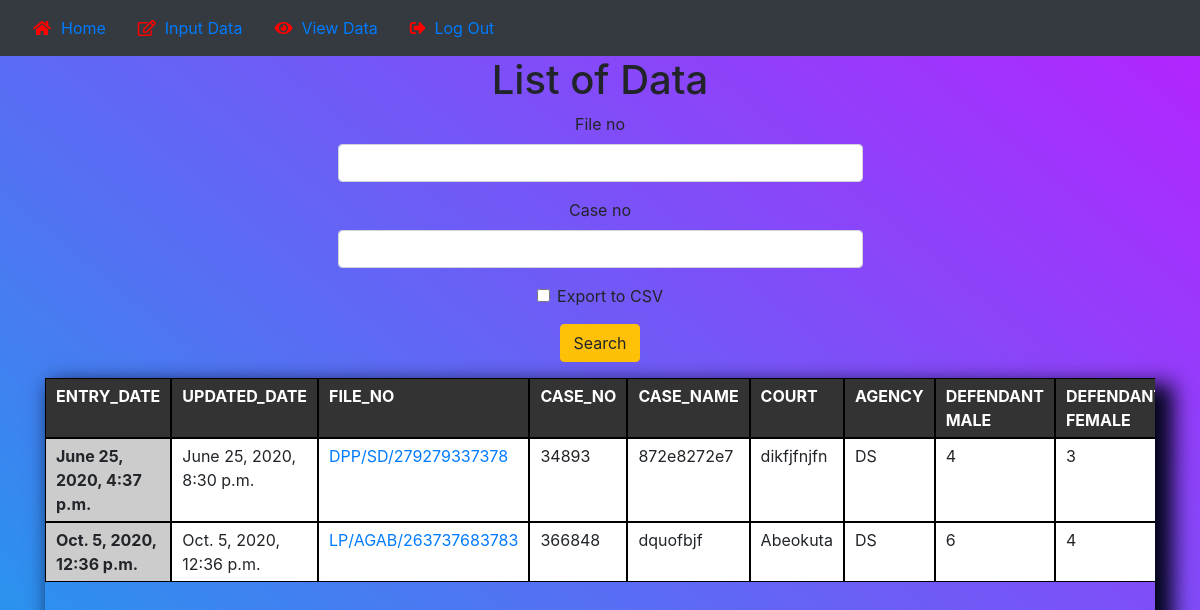
Page /view-infopage/ (signed in) on the committed database.
### logbook_app/models.py (models this page shows, shortened)
class AttorneyModel(models.Model):
    NCS = 'NS'
    POLICE = 'PL'
    DSS = 'DS'
    OTHERS = 'OT'
    AGENCY_CHOICE = [
        (NCS, 'NCS'),
        (POLICE, 'Police'),
        (DSS, 'DSS'),
        (OTHERS, 'Others'),
    ]
    YES = 'YS'
    NO = 'NO'
    TF_CHOICE = [
        (YES, 'Yes'),
        (NO, 'No'),
    ]
    COURT_DID_NOT_SIT = 'CDN'
    ABSENT_PROSECUTION = 'ABP'
    ABSENT_COUNSEL = 'AC'
    ABSENT_DEFENDANT = 'AD'
    PROSECUTION_NOT_READY = 'PNR'
    REQUEST_PROSECUTION = 'PR'
    REQUEST_COUNSEL = 'RC'
    HEARD = 'HD'
    NOT_HEARD = 'NHD'
    ADJOURNMENT_CHOICE = [
        (COURT_DID_NOT_SIT, 'Court Did Not Sit'),
        (ABSENT_PROSECUTION, 'Absent Prosecution'),
        (ABSENT_COUNSEL, 'Absent Defence Counsel'),
        (ABSENT_DEFENDANT, 'Absent Defendant'),
        (PROSECUTION_NOT_READY, 'Prosecution Not Ready'),
        (REQUEST_PROSECUTION, 'Request Prosecution'),
        (REQUEST_COUNSEL, 'Request Counsel'),
        (HEARD, 'Heard'),
        (NOT_HEARD, 'Not Heard'),
    ]
    AWAITING_DPP_ADVICE = 'ADA'
    AWAITING_FILING_CHARGES = 'AFC'
    ARRAIGNMENT = 'AR'
    COMMENCEMENT_OF_TRIAL = 'CT'
    TRIAL_ONGOING = 'TO'
    TRIAL_WITHIN_TRIAL_ONGOING = 'TWTO'
    JUDGEMENT = 'JG'
    PROCEEDINGS_CHOICE = [
        (AWAITING_DPP_ADVICE, 'Awaiting DPP Legal Advice'),
        (AWAITING_FILING_CHARGES, 'Awaiting Filing of Charges/Information'),
        (ARRAIGNMENT, 'Arraignment'),
        (COMMENCEMENT_OF_TRIAL, 'Commencement of Trial'),
        (TRIAL_ONGOING, 'Trial Ongoing'),
        (TRIAL_WITHIN_TRIAL_ONGOING, 'Trial-within-Trial ongoing'),
        (JUDGEMENT, 'Judgment and Sentencing'),
    ]
    CONVICTION = 'CN'
    ACQUITTAL = 'AC'
    STRUCK_OUT = 'SO'
    DISMISSAL = 'DS'
    DISCHARGE_CHOICE = [
        (CONVICTION, 'Conviction'),
        (ACQUITTAL, 'Acquittal'),
        (STRUCK_OUT, 'Struck Out– Want Of Diligent Prosecution'),
        (DISMISSAL, 'Dismissal– No Case Submission'),
    ]
    entry_date = models.DateTimeField(auto_now_add=True, auto_now=False)
    updated_date = models.DateTimeField(auto_now_add=False, auto_now=True)
    file_no = models.CharField(max_length=25, blank=True)
    case_no = models.CharField(max_length=25, blank=True)
    case_name = models.CharField(max_length=25, blank=True)
    court = models.CharField(max_length=15, blank=True)
    agency = models.CharField(max_length=4, choices=AGENCY_CHOICE)
    no_defendant_male = models.IntegerField()
    no_defendant_female = models.IntegerField()
    no_underage_male = models.IntegerField()
    no_underage_female = models.IntegerField()
    no_pwds_male = models.IntegerField()
    no_pwds_female = models.IntegerField()
    counsel_name = models.CharField(max_length=150)
    counsel_telephone = models.CharField(max_length=14)
    adjourn_date = models.DateField(auto_now_add=False, auto_now=False, blank=True, null=True)
    reason_for_adjournment = models.CharField(max_length=4, choices=ADJOURNMENT_CHOICE)
    stage_of_proceedings = models.CharField(max_length=4, choices=PROCEEDINGS_CHOICE)
    is_defendant_in_custody = models.CharField(max_length=2, choices=TF_CHOICE)
    has_bail_been_revoked = models.CharField(max_length=2, choices=TF_CHOICE)
    disposal = models.CharField(max_length=2, choices=DISCHARGE_CHOICE)
    lead_counsel = models.CharField(max_length=200)
    entry_made_by = models.CharField(max_length=200)
    entry_updated_by = models.CharField(max_length=200)
    export_to_CSV = models.BooleanField(default=False)

### logbook_app/views.py (the view, shortened to what this page needs)
# urls.py: path('view-infopage/', views.view_info, name='view_info'),
@login_required
def view_info(request):
    title = 'List of Data'
    queryset = AttorneyModel.objects.all()
    form = AttorneySearchForm(request.POST)
    context = {
                    "title": title,
                    "queryset": queryset,
                    "form": form,
                    }
    return render(request, 'view-info.html', context)

### logbook_app/forms.py
class AttorneySearchForm(forms.ModelForm):
    class Meta():
        model = AttorneyModel
        fields = ['file_no', 'case_no', 'export_to_CSV']

### template/view-info.html (shortened to what this page needs)
{% load static %}
{% load crispy_forms_tags %}
<!DOCTYPE html>
<html lang="en">
<head>
    <link rel="stylesheet" href="{% static 'css/bootstrap.min.css' %}">
    <link rel="stylesheet" href="{% static 'css/data.css' %}">
    <link rel="stylesheet" href="https://use.fontawesome.com/releases/v5.3.1/css/all.css"
>
</head>
<body class="data">
{% block content %}
{% include 'navnew.html' %}
    <div class="container">
            <h1>{{title}}</h1>
            <center>
              <form action= "" method="POST" action="" class="col-6">
              <table>
                {{ form|crispy }}
              </table>
              <input class= "btn btn-warning mb-3" type="submit" value="Search">
            </form>
            </center>
            <div id="table-scroll" class="table-scroll mb-4">
              <table id="main-table" class="main-table">
                <thead>
                  <tr>
                    <th scope="col">ENTRY_DATE</th>
                    <th scope="col">UPDATED_DATE</th>
                    <th scope="col">FILE_NO</th>
                    <th scope="col">CASE_NO</th>
                    <th scope="col">CASE_NAME</th>
                    <th scope="col">COURT</th>
                    <th scope="col">AGENCY</th>
                    <th scope="col">DEFENDANT MALE</th>
                    <th scope="col">DEFENDANT FEMALE</th>
                  </tr>
                </thead>
                {% for instance in queryset %}
                <tbody>
                  <tr>
                    <th>{{instance.entry_date}}</th>
                      <td>{{instance.updated_date}}</td>
                      <td><a href="{% url 'logbook_app:edit_info' id=instance.id %}">{{instance.file_no}}</td>
                        <td>{{instance.case_no}}</td>
                        <td>{{instance.case_name}}</td>
                        <td>{{instance.court}}</td>
                        <td>{{instance.agency}}</td>
                        <td>{{instance.no_defendant_male}}</td>
                        <td>{{instance.no_defendant_female}}</td>
                  </tr>
                </tbody>
                {% endfor %}
              </table>
        </div>
    </div>
{% endblock %}
</body>
</html>

### static/css/data.css (style rules this page uses)
html { box-sizing: border-box; }
*, *:before, *:after { box-sizing: inherit; }
body.data { background: linear-gradient(to top right, #08aeea 0%, #b721ff 100%); }
h1 { text-align: center; }
.table-scroll { position: relative; width:100%; z-index: 1; margin: auto; overflow: auto; height: 600px; box-shadow: 12px 12px 20px 6px rgb(3, 5, 27); }
.table-scroll table { width: 100%; min-width: 1280px; margin: auto; border-collapse: separate; border-spacing: 0; }
.table-scroll th, .table-scroll td { padding: 5px 10px; border: 1px solid #000; background: #fff; vertical-align: top; }
.table-scroll thead th { background: #333; color: #fff; position: -webkit-sticky; position: sticky; top: 0; }
th:first-child { position: -webkit-sticky; position: sticky; left: 0; z-index: 2; background: #ccc; }
thead th:first-child, tfoot th:first-child { z-index: 5; }

### rows in the picture
AttorneyModel: entry_date "June 25, 2020, 4:37 p.m.", updated_date "June 25, 2020, 8:30 p.m.", file_no "DPP/SD/279279337378", case_no "34893", case_name "872e8272e7", court "dikfjfnjfn", agency "DS", no_defendant_male "4", no_defendant_female "3"
AttorneyModel: entry_date "Oct. 5, 2020, 12:36 p.m.", updated_date "Oct. 5, 2020, 12:36 p.m.", file_no "LP/AGAB/263737683783", case_no "366848", case_name "dquofbjf", court "Abeokuta", agency "DS", no_defendant_male "6", no_defendant_female "4"

### other values in the picture
{{ title }} "List of Data"
